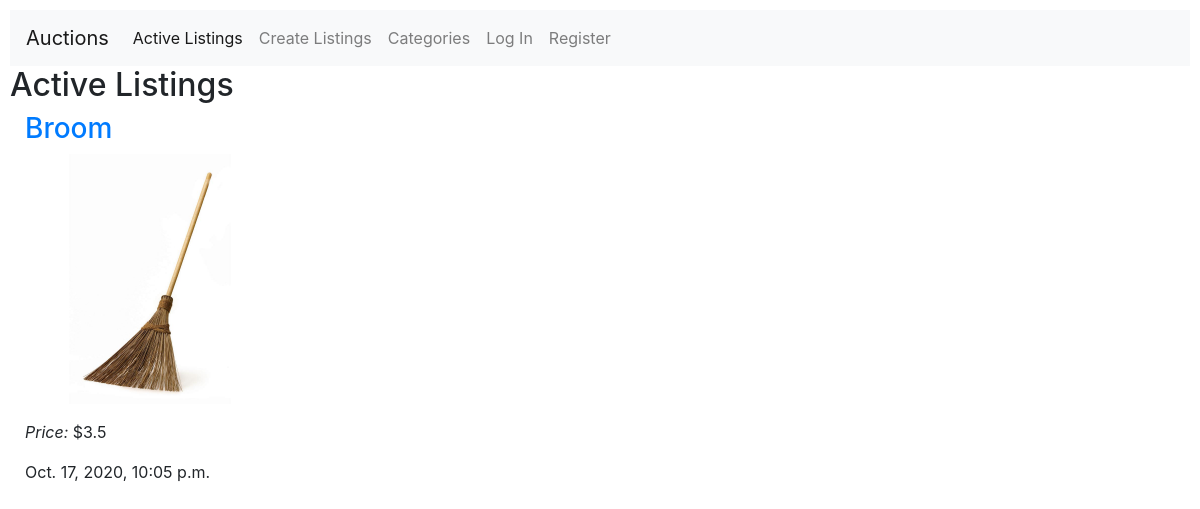
The page / on the database its author committed.
### auctions/models.py (models this page shows)
class Listing(models.Model):
    title =  models.CharField(max_length = 100)
    picture = models.ImageField(upload_to = 'pic/%Y/%m/%d')
    detail = models.TextField()
    owner = models.ForeignKey(User, on_delete=models.CASCADE)
    created_at = models.DateTimeField(default=datetime.datetime.now)
    category = models.OneToOneField(Category, on_delete=models.DO_NOTHING)
    startingbid = models.FloatField(default=0)
    status = models.BooleanField(default=True)
    def __str__(self):
        return f"{self.title},{self.created_at} {self.detail}, {self.owner}, {self.category}, {self.startingbid}, {self.picture}, {self.status}"

### auctions/views.py (the view)
# urls.py: path("", views.index, name="index"),
def index(request):
    try:
        listing = Listing.objects.filter(status=True)
        print(listing)
    except Listing.DoesNotExists:#error
        return render(request, "auctions/index.html")
    context = {
        "listing" :listing
    }
    return render(request, "auctions/index.html", context)

### auctions/models.py (called while the page is built)
    def __str__(self):
        return f"{self.category}"

### auctions/templates/auctions/index.html (shortened to what this page needs)
{% extends "auctions/layout.html" %}
{% block body %}
    {% if listing %}
        <h2>Active Listings</h2>
        {% for list in listing%}
            <div class="container-fluid">
                <a href="{% url 'list' list.id %}"><h3>{{ list.title }}</h3></a>
                <img src="{{ list.picture.url }}" >
                <p> <em>Price:</em> ${{ list.startingbid }}</p>
                <p>{{list.created_at}}</p>
            </div>
        {% endfor %}
    {% endif %}
{% endblock %}

### auctions/static/auctions/styles.css (style rules this page uses)
body { padding: 10px; }
img { max-width: 250px; max-height: 250px; }

### rows shown on the page
Listing: title "Broom", picture (picture), startingbid "3.5", created_at "Oct. 17, 2020, 10:05 p.m."
